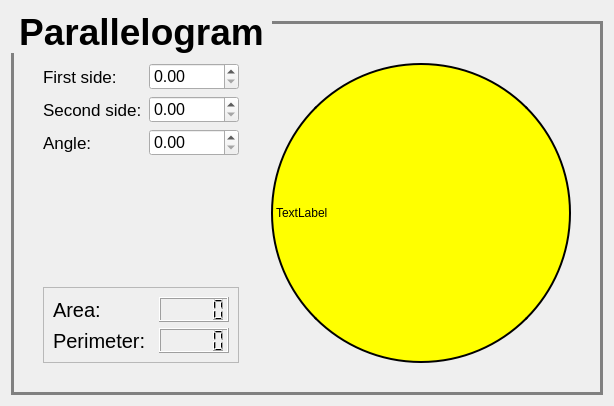
      <widget class="QWidget" name="ParallelogramPage">
       <layout class="QGridLayout" name="gridLayout_6">
        <item row="1" column="0">
         <widget class="QGroupBox" name="groupBox_6">
          <property name="font">
           <font>
            <pointsize>28</pointsize>
            <weight>75</weight>
            <bold>true</bold>
           </font>
          </property>
          <property name="styleSheet">
           <string notr="true">            QGroupBox::title {
                subcontrol-origin: margin;
                padding: 0 3px;
            } 
QGroupBox {
                font-weight: bold;
                border: 3px solid gray;
                margin-top: 10px;
            }</string>
          </property>
          <property name="title">
           <string>Parallelogram</string>
          </property>
          <layout class="QGridLayout" name="gridLayout_10">
           <item row="4" column="0">
            <spacer name="verticalSpacer_14">
             <property name="orientation">
              <enum>Qt::Vertical</enum>
             </property>
             <property name="sizeHint" stdset="0">
              <size>
               <width>20</width>
               <height>40</height>
              </size>
             </property>
            </spacer>
           </item>
           <item row="4" column="3">
            <spacer name="verticalSpacer_13">
             <property name="orientation">
              <enum>Qt::Vertical</enum>
             </property>
             <property name="sizeHint" stdset="0">
              <size>
               <width>20</width>
               <height>40</height>
              </size>
             </property>
            </spacer>
           </item>
           <item row="4" column="5">
            <spacer name="verticalSpacer_16">
             <property name="orientation">
              <enum>Qt::Vertical</enum>
             </property>
             <property name="sizeHint" stdset="0">
              <size>
               <width>20</width>
               <height>40</height>
              </size>
             </property>
            </spacer>
           </item>
           <item row="6" column="4">
            <spacer name="horizontalSpacer_15">
             <property name="orientation">
              <enum>Qt::Horizontal</enum>
             </property>
             <property name="sizeHint" stdset="0">
              <size>
               <width>40</width>
               <height>20</height>
              </size>
             </property>
            </spacer>
           </item>
           <item row="1" column="1">
            <widget class="QLabel" name="label_3">
             <property name="minimumSize">
              <size>
               <width>100</width>
               <height>25</height>
              </size>
             </property>
             <property name="maximumSize">
              <size>
               <width>120</width>
               <height>30</height>
              </size>
             </property>
             <property name="font">
              <font>
               <pointsize>13</pointsize>
              </font>
             </property>
             <property name="text">
              <string>First side:</string>
             </property>
            </widget>
           </item>
           <item row="2" column="1">
            <widget class="QLabel" name="label_11">
             <property name="minimumSize">
              <size>
               <width>100</width>
               <height>25</height>
              </size>
             </property>
             <property name="maximumSize">
              <size>
               <width>120</width>
               <height>30</height>
              </size>
             </property>
             <property name="font">
              <font>
               <pointsize>13</pointsize>
              </font>
             </property>
             <property name="text">
              <string>Second side:</string>
             </property>
            </widget>
           </item>
           <item row="1" column="2">
            <widget class="QDoubleSpinBox" name="parallelogran_ds">
             <property name="minimumSize">
              <size>
               <width>90</width>
               <height>25</height>
              </size>
             </property>
             <property name="maximumSize">
              <size>
               <width>120</width>
               <height>30</height>
              </size>
             </property>
             <property name="font">
              <font>
               <pointsize>12</pointsize>
              </font>
             </property>
            </widget>
           </item>
           <item row="3" column="1">
            <widget class="QLabel" name="label_12">
             <property name="minimumSize">
              <size>
               <width>100</width>
               <height>25</height>
              </size>
             </property>
             <property name="maximumSize">
              <size>
               <width>120</width>
               <height>30</height>
              </size>
             </property>
             <property name="font">
              <font>
               <pointsize>13</pointsize>
              </font>
             </property>
             <property name="text">
              <string>Angle:</string>
             </property>
            </widget>
           </item>
           <item row="2" column="2">
            <widget class="QDoubleSpinBox" name="parallelogran_ds_2">
             <property name="minimumSize">
              <size>
               <width>90</width>
               <height>25</height>
              </size>
             </property>
             <property name="maximumSize">
              <size>
               <width>120</width>
               <height>30</height>
              </size>
             </property>
             <property name="font">
              <font>
               <pointsize>12</pointsize>
              </font>
             </property>
            </widget>
           </item>
           <item row="0" column="1" colspan="4">
            <spacer name="horizontalSpacer_14">
             <property name="orientation">
              <enum>Qt::Horizontal</enum>
             </property>
             <property name="sizeHint" stdset="0">
              <size>
               <width>40</width>
               <height>30</height>
              </size>
             </property>
            </spacer>
           </item>
           <item row="3" column="2">
            <widget class="QDoubleSpinBox" name="parallelogran_angle_ds">
             <property name="minimumSize">
              <size>
               <width>90</width>
               <height>25</height>
              </size>
             </property>
             <property name="maximumSize">
              <size>
               <width>120</width>
               <height>30</height>
              </size>
             </property>
             <property name="font">
              <font>
               <pointsize>12</pointsize>
              </font>
             </property>
             <property name="maximum">
              <double>180.990000000000009</double>
             </property>
            </widget>
           </item>
           <item row="5" column="1" colspan="2">
            <widget class="QFrame" name="frame_4">
             <property name="minimumSize">
              <size>
               <width>190</width>
               <height>50</height>
              </size>
             </property>
             <property name="maximumSize">
              <size>
               <width>240</width>
               <height>80</height>
              </size>
             </property>
             <property name="frameShape">
              <enum>QFrame::StyledPanel</enum>
             </property>
             <property name="frameShadow">
              <enum>QFrame::Plain</enum>
             </property>
             <layout class="QFormLayout" name="formLayout_4">
              <item row="0" column="0">
               <widget class="QLabel" name="parallelogran_area_lbl">
                <property name="minimumSize">
                 <size>
                  <width>100</width>
                  <height>25</height>
                 </size>
                </property>
                <property name="maximumSize">
                 <size>
                  <width>120</width>
                  <height>30</height>
                 </size>
                </property>
                <property name="font">
                 <font>
                  <pointsize>15</pointsize>
                 </font>
                </property>
                <property name="text">
                 <string>Area:</string>
                </property>
               </widget>
              </item>
              <item row="0" column="1">
               <widget class="QLCDNumber" name="parallelogran_area_lcd">
                <property name="minimumSize">
                 <size>
                  <width>70</width>
                  <height>25</height>
                 </size>
                </property>
                <property name="maximumSize">
                 <size>
                  <width>120</width>
                  <height>30</height>
                 </size>
                </property>
                <property name="font">
                 <font>
                  <pointsize>14</pointsize>
                 </font>
                </property>
               </widget>
              </item>
              <item row="1" column="0">
               <widget class="QLabel" name="parallelogran_perimeter_lbl">
                <property name="font">
                 <font>
                  <pointsize>15</pointsize>
                 </font>
                </property>
                <property name="text">
                 <string>Perimeter:</string>
                </property>
               </widget>
              </item>
              <item row="1" column="1">
               <widget class="QLCDNumber" name="parallelogran_perimeter_lcd">
                <property name="minimumSize">
                 <size>
                  <width>70</width>
                  <height>25</height>
                 </size>
                </property>
                <property name="maximumSize">
                 <size>
                  <width>120</width>
                  <height>30</height>
                 </size>
                </property>
                <property name="font">
                 <font>
                  <pointsize>14</pointsize>
                 </font>
                </property>
               </widget>
              </item>
             </layout>
            </widget>
           </item>
           <item row="1" column="4" rowspan="5">
            <widget class="QLabel" name="parallelogran_lbl">
             <property name="minimumSize">
              <size>
               <width>300</width>
               <height>300</height>
              </size>
             </property>
             <property name="maximumSize">
              <size>
               <width>300</width>
               <height>16777215</height>
              </size>
             </property>
             <property name="styleSheet">
              <string notr="true">background-color: yellow;
border: 2px solid black;
border-radius: 150px; 
</string>
             </property>
             <property name="text">
              <string>TextLabel</string>
             </property>
            </widget>
           </item>
          </layout>
         </widget>
        </item>
       </layout>
      </widget>
